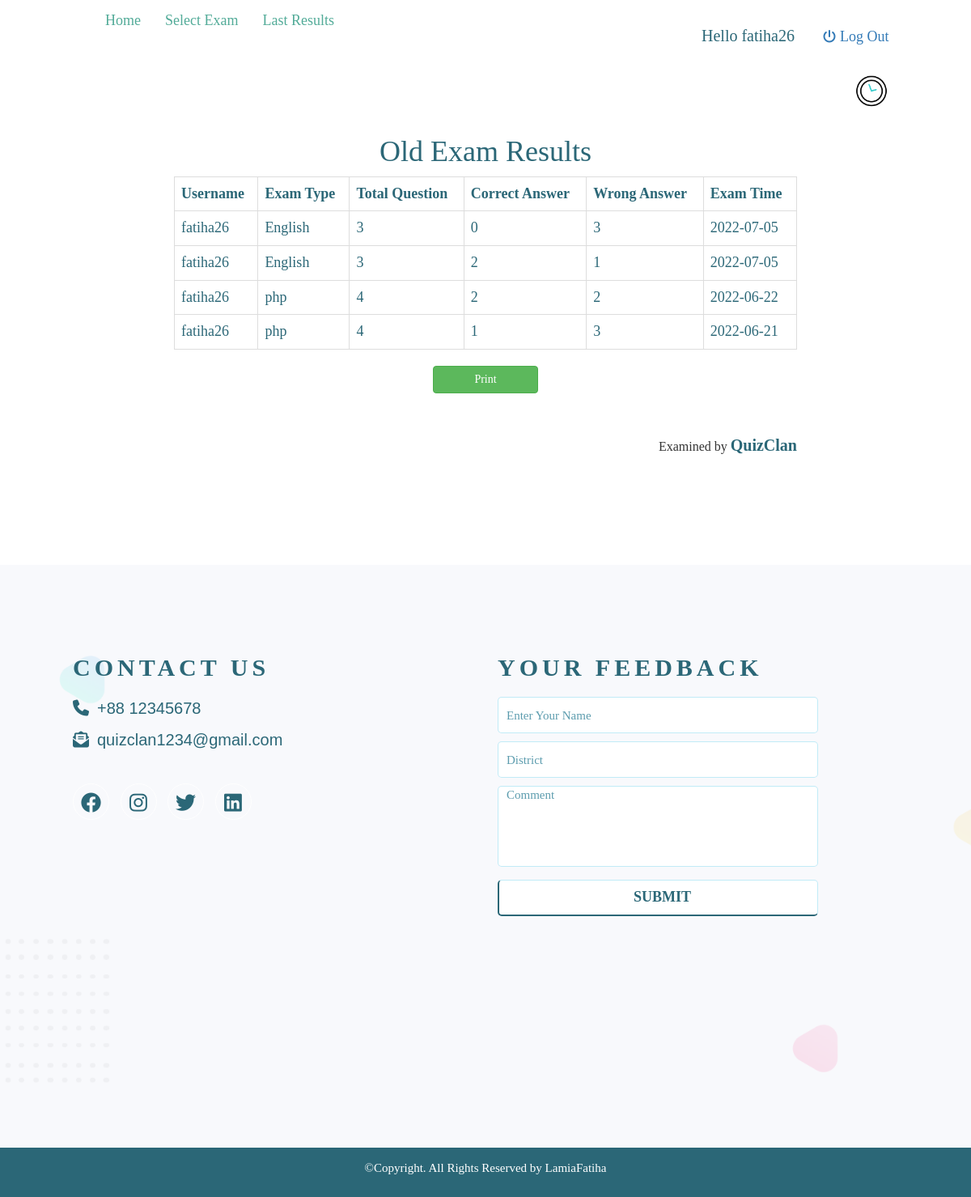
/old_exam_results.php (signed in), run on the app's committed database.
### tables this page shows
CREATE TABLE `exam_results` (
  `id` int(10) NOT NULL,
  `username` varchar(100) NOT NULL,
  `exam_type` varchar(100) NOT NULL,
  `total_question` varchar(100) NOT NULL,
  `correct_answer` varchar(100) NOT NULL,
  `wrong_answer` varchar(100) NOT NULL,
  `exam_time` varchar(100) NOT NULL
);

### old_exam_results.php (the view, shortened to what this page needs)
<?php
   include "header.php";
    ?>
        <div class="row" style="margin: 0px; padding:0px; margin-bottom: 50px;">
            <div class="col-lg-8 col-lg-push-2" style="min-height: 500px; background-color: white;">
                <h1 style="text-align: center;color:#2b6777;">Old Exam Results</h1>
                <?php
                   $res=mysqli_query($conn,"SELECT * FROM exam_results where
                   username='$_SESSION[username]' order by id desc");
                   $count=mysqli_num_rows($res);
                   if($count==0)
                   {
                    ?>
                        <h1 style="text-align: center;">No Results Found</h1>
                    <?php
                   }
                   else
                   {
                    echo "<table id='example' class='table table-bordered' style='color:#2b6777;font-size:18px;'>";
                      echo "<tr>";
                        echo "<th>"; echo "Username"; echo "</th>";
                        echo "<th>"; echo "Exam Type"; echo "</th>";
                        echo "<th>"; echo "Total Question"; echo "</th>";
                        echo "<th>"; echo "Correct Answer"; echo "</th>";
                        echo "<th>"; echo "Wrong Answer"; echo "</th>";
                        echo "<th>"; echo "Exam Time"; echo "</th>";
                      echo "</tr>";
                      while($row=mysqli_fetch_array($res))
                      {
                        echo "<tr>";
                        echo "<td>"; echo $row["username"]; echo "</td>";
                        echo "<td>"; echo $row["exam_type"]; echo "</td>";
                        echo "<td>"; echo $row["total_question"]; echo "</td>";
                        echo "<td>"; echo $row["correct_answer"]; echo "</td>";
                        echo "<td>"; echo $row["wrong_answer"]; echo "</td>";
                        echo "<td>"; echo $row["exam_time"]; echo "</td>";
                        echo "</tr>";
                      }
                    echo "</table>";
                   }
                ?>
                <div class="text-center">
                  <a href="user_data_print.php" class="btn btn-success" style="width: 130px;">Print</a>
                </div>
                <div class="logo" style="float: right;margin-top:50px;">
               <p style="font-size: 16px;">Examined by <span style="color: #2b6777;font-size:20px;font-weight:bold;">QuizClan</span></p>
               </div>
            </div>
      </div>
       <?php
           include "contact.php";
           include "footer.php";
       ?>

### header.php (shortened to what this page needs)
<!doctype html>
<html class="no-js" lang="en">
<head>
    <link rel="stylesheet" href="css1/bootstrap.min.css">
    <link rel="stylesheet" href="css1/font-awesome.min.css">
    <link rel="stylesheet" href="https://cdnjs.cloudflare.com/ajax/libs/font-awesome/6.1.1/css/all.min.css" />
    <link rel="stylesheet" href="style.css">
    <link rel="stylesheet" href="style1.css">
</head>
<body>
<div class="all-content-wrapper">
    <div class="header-advance-area">
        <div class="header-top-area">
            <div class="container-fluid">
                <div class="row">
                    <div class="col-lg-12 col-md-12 col-sm-12 col-xs-12">
                        <div class="header-top-wraper">
                            <div class="row">
                                <div class="col-lg-6 col-md-6 col-sm-6 col-xs-12">
                                    <div class="header-top-menu">
                                        <ul class="nav navbar-nav">
                                            <li class="nav-item"><a href="index.php" class="nav-link" style="color: #52ab98;font-size:18px;">Home</a>
                                            <li class="nav-item"><a href="select_exam.php" class="nav-link" style="color: #52ab98;font-size:18px;">Select Exam</a>
                                            </li>
                                            <li class="nav-item"><a href="old_exam_results.php" class="nav-link" style="color: #52ab98;font-size:18px;">Last Results</a>
                                            </li>
                                            </li>
                                        </ul>
                                    </div>
                                </div>
                                <div class="col-lg-5 col-md-6 col-sm-6 col-xs-12 ">
                                    <div class="header-right-info">
                                        <ul class="nav navbar-nav">
                                            <li class="nav-item admin-name">
                                            Hello <?php echo $_SESSION["username"]; ?>
                                            </li>
                                            <li class="nav-item"><a href="logout.php" class="out"><i class="fa-solid fa-power-off"></i>Log Out</a></li>
                                        </ul>
                                    </div>
                                </div>
                            </div>
                        </div>
                    </div>
                </div>
            </div>
        </div>
        <div class="breadcome-area">
            <div class="container-fluid">
                <div class="row">
                    <div class="col-lg-12 col-md-12 col-sm-12 col-xs-12">
                        <div class="breadcome-list">
                            <div class="row">
                                <div class="col-lg-12 col-md-6 col-sm-6 col-xs-12 text-right">
                                    <ul class="breadcome-menu">
                                       <span><img src="img/clock.gif" width="50"></span>
                                    </ul>
                                </div>
                            </div>
                        </div>
                    </div>
                </div>
            </div>
        </div>
    </div>

### contact.php (shortened to what this page needs)
<section class="contact" id="contact">
        <div class="container">
            <div class="row contact-us">
                <div class="col-md-6 ">
                    <div class="query">
                        <h2>Contact Us</h2>
                   <p><i class="fa-solid fa-phone"></i>+88 12345678</p>
                    <p><i class="fa-solid fa-envelope-open-text"></i>quizclan1234@gmail.com</p>
                    <div class="social-icon">
                        <a href="#"><i class="fa-brands fa-facebook"></i></a>
                        <a href="#"><i class="fa-brands fa-instagram"></i></a>
                        <a href="#"><i class="fa-brands fa-twitter"></i></a>
                        <a href="#"><i class="fa-brands fa-linkedin"></i></a>
                    </div>
                    </div>
                </div>
                <div class="col-md-6">
                   <div class="query">
                    <h2>Your Feedback</h2>
                    <form action="" method="post">
                      <input type="text" name="name" id="" placeholder="Enter Your Name"><br>
                      <input type="text" name="district" id="" placeholder="District"><br>
                      <textarea name="comment" placeholder="Comment"></textarea><br>
                      <input type="submit" value="Submit" name="submit1">
                    </form>
                   </div>
                </div>
            </div>
        </div>
    </section>

### footer.php (shortened to what this page needs)
<section class="footer">
        <footer>
            <p>&copy;Copyright. All Rights Reserved by LamiaFatiha</p>
        </footer>
    </section>
</body>
</html>

### style.css (style rules this page uses)
.header-right-info .navbar-nav { margin-left: 150px; padding:10px 0px; margin-top: 30px; }
.nav-item .out { margin-top: -20px; font-size: 18px; margin-left: 20px; }
.nav-item i { margin-right: 5px; font-size: 16px; }
.admin-name { display: inline-block; color: #2b6777; font-size: 20px; position: relative; top: -10px; margin-left:2px; }
ul.breadcome-menu { padding-top: 8px; }
ul.breadcome-menu { text-align: right; margin-right: 80px; }
.header-top-area { background: #fff; }

### style1.css (style rules this page uses)
* { margin: 0; padding: 0; font-family: 'Joan', serif; text-decoration: none; scroll-behavior: smooth; }
.contact { background: url(img/contact.png); background-size: cover; background-position: center; margin-top: 50px; height: 90vh; }
.contact-us { padding: 30px 60px; margin-top: 60px; color: #2b6777; }
.query h2 { font-size: 30px; font-weight: bolder; color: #2b6777; text-transform: uppercase; letter-spacing: 5px; margin-bottom: 20px; }
.query p { font-size: 20px; color: #2b6777; font-family: sans-serif; }
.query i { margin-right: 10px; color: #2b6777; }
.social-icon i { width: 45px; height: 45px; font-size: 25px; border-radius: 50%; border: 1px solid #fff; color: #2b6777; text-align: center; padding-top: 10px; margin-top: 30px; }
form input { width: 80%; height: 45px; border: none; outline: none; border: 1px solid #ade5f5bf; border-radius: 5px; margin-bottom: 10px; font-size: 16px; padding-left: 10px; color: #2b6777; }
textarea { width: 80%; height: 100px; border: none; outline: none; border: 1px solid #ade5f5bf; border-radius: 5px; margin-bottom: 10px; font-size: 16px; resize: none; padding-left: 10px; }
form input::placeholder, textarea::placeholder { color: #5c9cae; font-size: 15px; }
form input[type=submit] { background-color: #fff; color: #2b6777; font-size: 18px; font-weight: 900; text-transform: uppercase; border-bottom: 2px solid #2b6777; border-left: 2px solid #2b6777; }
footer { width: 100%; text-align: center; color: #fff; background-color: #2b6777; font-size: 15px; padding: 15px 0; font-family: sans-serif; }

### data on the page
exam_results: username "fatiha26", exam_type "English", total_question "3", correct_answer "0", wrong_answer "3", exam_time "2022-07-05"
exam_results: username "fatiha26", exam_type "English", total_question "3", correct_answer "2", wrong_answer "1", exam_time "2022-07-05"
exam_results: username "fatiha26", exam_type "php", total_question "4", correct_answer "2", wrong_answer "2", exam_time "2022-06-22"
exam_results: username "fatiha26", exam_type "php", total_question "4", correct_answer "1", wrong_answer "3", exam_time "2022-06-21"

### other printed values
$_SESSION["username"] "fatiha26"
